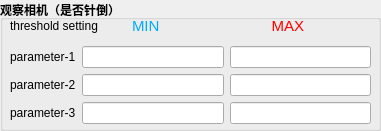
  <widget class="QGroupBox" name="groupBox_8">
   <property name="geometry">
    <rect>
     <x>410</x>
     <y>450</y>
     <width>381</width>
     <height>131</height>
    </rect>
   </property>
   <property name="font">
    <font>
     <weight>75</weight>
     <bold>true</bold>
    </font>
   </property>
   <property name="title">
    <string>观察相机（是否针倒）</string>
   </property>
   <widget class="QWidget" name="layoutWidget_10">
    <property name="geometry">
     <rect>
      <x>10</x>
      <y>11</y>
      <width>361</width>
      <height>113</height>
     </rect>
    </property>
    <layout class="QVBoxLayout" name="verticalLayout_19" stretch="0,0">
     <item>
      <layout class="QHBoxLayout" name="horizontalLayout_37" stretch="3,3,3">
       <item>
        <widget class="QLabel" name="label_56">
         <property name="enabled">
          <bool>true</bool>
         </property>
         <property name="font">
          <font>
           <weight>50</weight>
           <bold>false</bold>
          </font>
         </property>
         <property name="text">
          <string>threshold setting</string>
         </property>
        </widget>
       </item>
       <item>
        <widget class="QLabel" name="label_57">
         <property name="enabled">
          <bool>true</bool>
         </property>
         <property name="font">
          <font>
           <family>Arial</family>
           <pointsize>11</pointsize>
           <weight>50</weight>
           <bold>false</bold>
          </font>
         </property>
         <property name="styleSheet">
          <string notr="true">color: rgb(0, 170, 255);</string>
         </property>
         <property name="text">
          <string>MIN</string>
         </property>
        </widget>
       </item>
       <item>
        <widget class="QLabel" name="label_58">
         <property name="enabled">
          <bool>true</bool>
         </property>
         <property name="font">
          <font>
           <family>Arial</family>
           <pointsize>11</pointsize>
           <weight>50</weight>
           <bold>false</bold>
          </font>
         </property>
         <property name="styleSheet">
          <string notr="true">color: rgb(255, 0, 0);</string>
         </property>
         <property name="text">
          <string>    MAX</string>
         </property>
        </widget>
       </item>
      </layout>
     </item>
     <item>
      <layout class="QVBoxLayout" name="verticalLayout_20">
       <item>
        <layout class="QHBoxLayout" name="horizontalLayout_38">
         <item>
          <widget class="QLabel" name="label_59">
           <property name="enabled">
            <bool>true</bool>
           </property>
           <property name="font">
            <font>
             <weight>50</weight>
             <bold>false</bold>
            </font>
           </property>
           <property name="text">
            <string>parameter-1</string>
           </property>
          </widget>
         </item>
         <item>
          <widget class="QLineEdit" name="lineEdit_8_1">
           <property name="alignment">
            <set>Qt::AlignRight|Qt::AlignTrailing|Qt::AlignVCenter</set>
           </property>
          </widget>
         </item>
         <item>
          <widget class="QLineEdit" name="lineEdit_8_2">
           <property name="alignment">
            <set>Qt::AlignRight|Qt::AlignTrailing|Qt::AlignVCenter</set>
           </property>
          </widget>
         </item>
        </layout>
       </item>
       <item>
        <layout class="QHBoxLayout" name="horizontalLayout_39">
         <item>
          <widget class="QLabel" name="label_60">
           <property name="enabled">
            <bool>true</bool>
           </property>
           <property name="font">
            <font>
             <weight>50</weight>
             <bold>false</bold>
            </font>
           </property>
           <property name="text">
            <string>parameter-2</string>
           </property>
          </widget>
         </item>
         <item>
          <widget class="QLineEdit" name="lineEdit_8_3">
           <property name="alignment">
            <set>Qt::AlignRight|Qt::AlignTrailing|Qt::AlignVCenter</set>
           </property>
          </widget>
         </item>
         <item>
          <widget class="QLineEdit" name="lineEdit_8_4">
           <property name="alignment">
            <set>Qt::AlignRight|Qt::AlignTrailing|Qt::AlignVCenter</set>
           </property>
          </widget>
         </item>
        </layout>
       </item>
       <item>
        <layout class="QHBoxLayout" name="horizontalLayout_40">
         <item>
          <widget class="QLabel" name="label_61">
           <property name="enabled">
            <bool>true</bool>
           </property>
           <property name="font">
            <font>
             <weight>50</weight>
             <bold>false</bold>
            </font>
           </property>
           <property name="text">
            <string>parameter-3</string>
           </property>
          </widget>
         </item>
         <item>
          <widget class="QLineEdit" name="lineEdit_8_5">
           <property name="alignment">
            <set>Qt::AlignRight|Qt::AlignTrailing|Qt::AlignVCenter</set>
           </property>
          </widget>
         </item>
         <item>
          <widget class="QLineEdit" name="lineEdit_8_6">
           <property name="alignment">
            <set>Qt::AlignRight|Qt::AlignTrailing|Qt::AlignVCenter</set>
           </property>
          </widget>
         </item>
        </layout>
       </item>
      </layout>
     </item>
    </layout>
   </widget>
  </widget>
